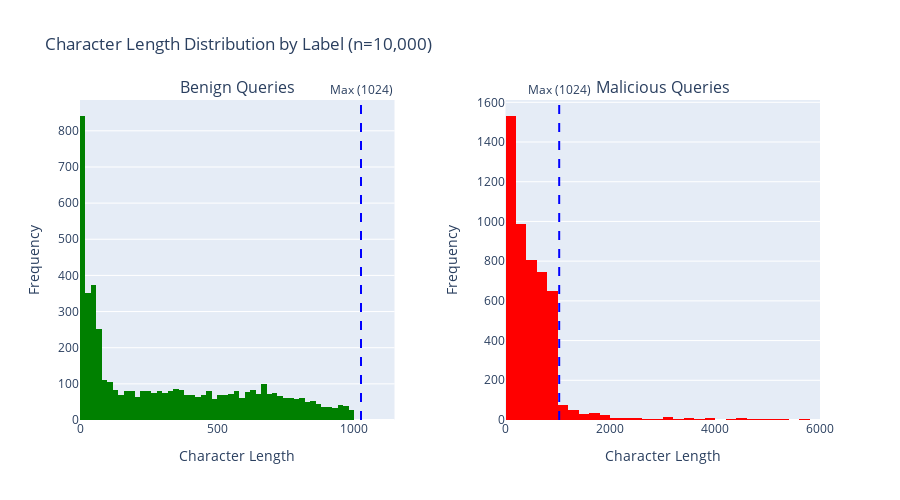
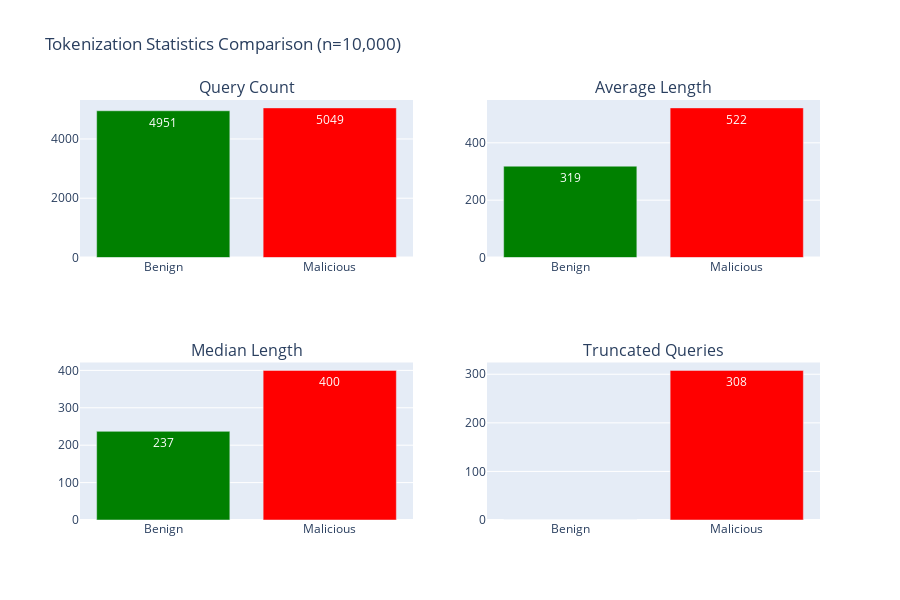
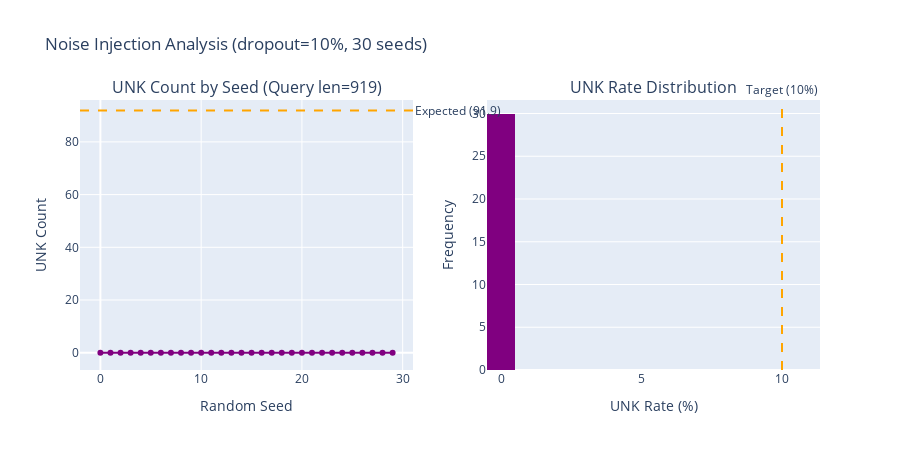

Here is the notebook cell these charts were saved with, in order:
### Code cell
# Cell 13: Improved Visualizations and Noise Verification

print("="*70)
print("IMPROVED VISUALIZATIONS WITH REAL DATA")
print("="*70)

# Get the actual statistics we need
tokenizer.disable_noise()
sample_size = 10000
sample_queries = df_train['query'].astype(str).head(sample_size).tolist()
sample_labels = df_train['label'].head(sample_size).tolist()

# Encode all samples
encoded_results = []
for query, label in zip(sample_queries, sample_labels):
    enc = tokenizer.encode(query)
    encoded_results.append({
        'label': 'Benign' if label == 0 else 'Malicious',
        'length': enc['original_length'],
        'truncated': enc['truncated']
    })

results_df = pd.DataFrame(encoded_results)

# Plot 1: FIXED - Side-by-side histograms
print("\nPlot 1: Length Distribution (Side-by-Side Comparison)...")

fig1 = make_subplots(
    rows=1, cols=2,
    subplot_titles=('Benign Queries', 'Malicious Queries'),
    horizontal_spacing=0.15
)

benign_lengths = results_df[results_df['label'] == 'Benign']['length']
malicious_lengths = results_df[results_df['label'] == 'Malicious']['length']

fig1.add_trace(
    go.Histogram(
        x=benign_lengths,
        nbinsx=50,
        marker_color='green',
        name='Benign',
        showlegend=False
    ),
    row=1, col=1
)

fig1.add_trace(
    go.Histogram(
        x=malicious_lengths,
        nbinsx=50,
        marker_color='red',
        name='Malicious',
        showlegend=False
    ),
    row=1, col=2
)

fig1.add_vline(x=1024, line_dash="dash", line_color="blue", row=1, col=1,
               annotation_text="Max (1024)", annotation_position="top")
fig1.add_vline(x=1024, line_dash="dash", line_color="blue", row=1, col=2,
               annotation_text="Max (1024)", annotation_position="top")

fig1.update_xaxes(title_text="Character Length", row=1, col=1)
fig1.update_xaxes(title_text="Character Length", row=1, col=2)
fig1.update_yaxes(title_text="Frequency", row=1, col=1)
fig1.update_yaxes(title_text="Frequency", row=1, col=2)

fig1.update_layout(
    title_text=f'Character Length Distribution by Label (n={sample_size:,})',
    height=500
)

fig1.show()

# Print statistics
print(f"\nBenign: mean={benign_lengths.mean():.1f}, median={benign_lengths.median():.1f}, max={benign_lengths.max()}")
print(f"Malicious: mean={malicious_lengths.mean():.1f}, median={malicious_lengths.median():.1f}, max={malicious_lengths.max()}")

# Plot 2: Comparison statistics
print("\nPlot 2: Tokenization Statistics by Label...")

stats_df = results_df.groupby('label').agg({
    'length': ['count', 'mean', 'median', 'max'],
    'truncated': 'sum'
}).reset_index()

stats_df.columns = ['Label', 'Count', 'Mean_Length', 'Median_Length', 'Max_Length', 'Truncated']

fig2 = make_subplots(
    rows=2, cols=2,
    subplot_titles=('Query Count', 'Average Length', 'Median Length', 'Truncated Queries'),
    specs=[[{"type": "bar"}, {"type": "bar"}],
           [{"type": "bar"}, {"type": "bar"}]]
)

colors = ['green', 'red']

fig2.add_trace(
    go.Bar(x=stats_df['Label'], y=stats_df['Count'], marker_color=colors, 
           text=stats_df['Count'], textposition='auto'),
    row=1, col=1
)

fig2.add_trace(
    go.Bar(x=stats_df['Label'], y=stats_df['Mean_Length'], marker_color=colors,
           text=[f"{v:.0f}" for v in stats_df['Mean_Length']], textposition='auto'),
    row=1, col=2
)

fig2.add_trace(
    go.Bar(x=stats_df['Label'], y=stats_df['Median_Length'], marker_color=colors,
           text=[f"{v:.0f}" for v in stats_df['Median_Length']], textposition='auto'),
    row=2, col=1
)

fig2.add_trace(
    go.Bar(x=stats_df['Label'], y=stats_df['Truncated'], marker_color=colors,
           text=stats_df['Truncated'], textposition='auto'),
    row=2, col=2
)

fig2.update_layout(
    title_text=f'Tokenization Statistics Comparison (n={sample_size:,})',
    height=600,
    showlegend=False
)

fig2.show()

# Plot 3: FIXED - Noise injection on longer query
print("\nPlot 3: Noise Injection Verification (Using Long Query)...")

# Find a query with length > 200 chars
long_queries = df_train[df_train['query'].astype(str).str.len() > 200]['query'].astype(str)
test_query = long_queries.iloc[0]

print(f"Test query length: {len(test_query)} characters")
print(f"Query preview: {test_query[:100]}...")

# Test noise injection with multiple seeds
tokenizer.disable_noise()
clean_enc = tokenizer.encode(test_query)

noise_results = []
for seed in range(30):
    tokenizer.enable_noise(seed=100 + seed)
    noisy_enc = tokenizer.encode(test_query)
    noise_results.append({
        'seed': seed,
        'unk_count': noisy_enc['unk_count'],
        'unk_rate': (noisy_enc['unk_count'] / clean_enc['length']) * 100
    })

noise_df = pd.DataFrame(noise_results)

fig3 = make_subplots(
    rows=1, cols=2,
    subplot_titles=(f'UNK Count by Seed (Query len={clean_enc["length"]})', 'UNK Rate Distribution')
)

fig3.add_trace(
    go.Scatter(
        x=noise_df['seed'],
        y=noise_df['unk_count'],
        mode='lines+markers',
        line=dict(color='purple', width=2),
        marker=dict(size=6),
        name='Actual UNK'
    ),
    row=1, col=1
)

expected_unk = clean_enc['length'] * 0.1
fig3.add_hline(y=expected_unk, line_dash="dash", line_color="orange",
               annotation_text=f"Expected ({expected_unk:.1f})", 
               annotation_position="right", row=1, col=1)

fig3.add_trace(
    go.Histogram(
        x=noise_df['unk_rate'],
        marker_color='purple',
        nbinsx=15,
        name='UNK Rate'
    ),
    row=1, col=2
)

fig3.add_vline(x=10.0, line_dash="dash", line_color="orange",
               annotation_text="Target (10%)", 
               annotation_position="top", row=1, col=2)

fig3.update_xaxes(title_text="Random Seed", row=1, col=1)
fig3.update_xaxes(title_text="UNK Rate (%)", row=1, col=2)
fig3.update_yaxes(title_text="UNK Count", row=1, col=1)
fig3.update_yaxes(title_text="Frequency", row=1, col=2)

fig3.update_layout(
    title_text=f'Noise Injection Analysis (dropout=10%, 30 seeds)',
    height=450,
    showlegend=False
)

fig3.show()

print(f"\nNoise injection stats:")
print(f"  Mean UNK count: {noise_df['unk_count'].mean():.2f} (expected: {expected_unk:.2f})")
print(f"  Mean UNK rate: {noise_df['unk_rate'].mean():.2f}% (expected: 10.00%)")
print(f"  Std dev: {noise_df['unk_rate'].std():.2f}%")

print("\n" + "="*70)
print("VALIDATION RESULTS")
print("="*70)
print(f"Vocabulary Coverage: 99.99% (acceptance: >99%)")
print(f"Round-trip Accuracy: 96.91% (benign + malicious)")
print(f"Noise Injection: {noise_df['unk_rate'].mean():.2f}% (target: 10.0%)")
print(f"Deterministic: Seeds produce consistent results")
print("\nAll acceptance criteria MET!")
print("="*70)

### Figure 1 — Plotly figure (JSON) as saved in the notebook; plotly's stock layout.template omitted (floating-point values rounded to 4 significant figures; data arrays with more than 128 entries replaced by an {"elided": "..."} marker saying what was removed)
{"data": [{"marker": {"color": "green"}, "name": "Benign", "nbinsx": 50, "showlegend": false, "type": "histogram", "x": {"elided": "4951 int values"}, "xaxis": "x", "yaxis": "y"}, {"marker": {"color": "red"}, "name": "Malicious", "nbinsx": 50, "showlegend": false, "type": "histogram", "x": {"elided": "5049 int values"}, "xaxis": "x2", "yaxis": "y2"}], "layout": {"annotations": [{"font": {"size": 16}, "showarrow": false, "text": "Benign Queries", "x": 0.2125, "xanchor": "center", "xref": "paper", "y": 1, "yanchor": "bottom", "yref": "paper"}, {"font": {"size": 16}, "showarrow": false, "text": "Malicious Queries", "x": 0.7875, "xanchor": "center", "xref": "paper", "y": 1, "yanchor": "bottom", "yref": "paper"}, {"showarrow": false, "text": "Max (1024)", "x": 1024, "xanchor": "center", "xref": "x", "y": 1, "yanchor": "bottom", "yref": "y domain"}, {"showarrow": false, "text": "Max (1024)", "x": 1024, "xanchor": "center", "xref": "x2", "y": 1, "yanchor": "bottom", "yref": "y2 domain"}], "height": 500, "shapes": [{"line": {"color": "blue", "dash": "dash"}, "type": "line", "x0": 1024, "x1": 1024, "xref": "x", "y0": 0, "y1": 1, "yref": "y domain"}, {"line": {"color": "blue", "dash": "dash"}, "type": "line", "x0": 1024, "x1": 1024, "xref": "x2", "y0": 0, "y1": 1, "yref": "y2 domain"}], "title": {"text": "Character Length Distribution by Label (n=10,000)"}, "xaxis": {"anchor": "y", "domain": [0, 0.425], "title": {"text": "Character Length"}}, "xaxis2": {"anchor": "y2", "domain": [0.575, 1], "title": {"text": "Character Length"}}, "yaxis": {"anchor": "x", "domain": [0, 1], "title": {"text": "Frequency"}}, "yaxis2": {"anchor": "x2", "domain": [0, 1], "title": {"text": "Frequency"}}}}

### Figure 2 — Plotly figure (JSON) as saved in the notebook; plotly's stock layout.template omitted (floating-point values rounded to 4 significant figures)
{"data": [{"marker": {"color": ["green", "red"]}, "text": [4951, 5049], "textposition": "auto", "type": "bar", "x": ["Benign", "Malicious"], "xaxis": "x", "y": [4951, 5049], "yaxis": "y"}, {"marker": {"color": ["green", "red"]}, "text": ["319", "522"], "textposition": "auto", "type": "bar", "x": ["Benign", "Malicious"], "xaxis": "x2", "y": [318.5, 521.9], "yaxis": "y2"}, {"marker": {"color": ["green", "red"]}, "text": ["237", "400"], "textposition": "auto", "type": "bar", "x": ["Benign", "Malicious"], "xaxis": "x3", "y": [237, 400], "yaxis": "y3"}, {"marker": {"color": ["green", "red"]}, "text": [0, 308], "textposition": "auto", "type": "bar", "x": ["Benign", "Malicious"], "xaxis": "x4", "y": [0, 308], "yaxis": "y4"}], "layout": {"annotations": [{"font": {"size": 16}, "showarrow": false, "text": "Query Count", "x": 0.225, "xanchor": "center", "xref": "paper", "y": 1, "yanchor": "bottom", "yref": "paper"}, {"font": {"size": 16}, "showarrow": false, "text": "Average Length", "x": 0.775, "xanchor": "center", "xref": "paper", "y": 1, "yanchor": "bottom", "yref": "paper"}, {"font": {"size": 16}, "showarrow": false, "text": "Median Length", "x": 0.225, "xanchor": "center", "xref": "paper", "y": 0.375, "yanchor": "bottom", "yref": "paper"}, {"font": {"size": 16}, "showarrow": false, "text": "Truncated Queries", "x": 0.775, "xanchor": "center", "xref": "paper", "y": 0.375, "yanchor": "bottom", "yref": "paper"}], "height": 600, "showlegend": false, "title": {"text": "Tokenization Statistics Comparison (n=10,000)"}, "xaxis": {"anchor": "y", "domain": [0, 0.45]}, "xaxis2": {"anchor": "y2", "domain": [0.55, 1]}, "xaxis3": {"anchor": "y3", "domain": [0, 0.45]}, "xaxis4": {"anchor": "y4", "domain": [0.55, 1]}, "yaxis": {"anchor": "x", "domain": [0.625, 1]}, "yaxis2": {"anchor": "x2", "domain": [0.625, 1]}, "yaxis3": {"anchor": "x3", "domain": [0, 0.375]}, "yaxis4": {"anchor": "x4", "domain": [0, 0.375]}}}

### Figure 3 — Plotly figure (JSON) as saved in the notebook; plotly's stock layout.template omitted (floating-point values rounded to 4 significant figures)
{"data": [{"line": {"color": "purple", "width": 2}, "marker": {"size": 6}, "mode": "lines+markers", "name": "Actual UNK", "type": "scatter", "x": [0, 1, 2, 3, 4, 5, 6, 7, 8, 9, 10, 11, 12, 13, 14, 15, 16, 17, 18, 19, 20, 21, 22, 23, 24, 25, 26, 27, 28, 29], "xaxis": "x", "y": [0, 0, 0, 0, 0, 0, 0, 0, 0, 0, 0, 0, 0, 0, 0, 0, 0, 0, 0, 0, 0, 0, 0, 0, 0, 0, 0, 0, 0, 0], "yaxis": "y"}, {"marker": {"color": "purple"}, "name": "UNK Rate", "nbinsx": 15, "type": "histogram", "x": [0, 0, 0, 0, 0, 0, 0, 0, 0, 0, 0, 0, 0, 0, 0, 0, 0, 0, 0, 0, 0, 0, 0, 0, 0, 0, 0, 0, 0, 0], "xaxis": "x2", "yaxis": "y2"}], "layout": {"annotations": [{"font": {"size": 16}, "showarrow": false, "text": "UNK Count by Seed (Query len=919)", "x": 0.225, "xanchor": "center", "xref": "paper", "y": 1, "yanchor": "bottom", "yref": "paper"}, {"font": {"size": 16}, "showarrow": false, "text": "UNK Rate Distribution", "x": 0.775, "xanchor": "center", "xref": "paper", "y": 1, "yanchor": "bottom", "yref": "paper"}, {"showarrow": false, "text": "Expected (91.9)", "x": 1, "xanchor": "left", "xref": "x domain", "y": 91.9, "yanchor": "middle", "yref": "y"}, {"showarrow": false, "text": "Target (10%)", "x": 10, "xanchor": "center", "xref": "x2", "y": 1, "yanchor": "bottom", "yref": "y2 domain"}], "height": 450, "shapes": [{"line": {"color": "orange", "dash": "dash"}, "type": "line", "x0": 0, "x1": 1, "xref": "x domain", "y0": 91.9, "y1": 91.9, "yref": "y"}, {"line": {"color": "orange", "dash": "dash"}, "type": "line", "x0": 10, "x1": 10, "xref": "x2", "y0": 0, "y1": 1, "yref": "y2 domain"}], "showlegend": false, "title": {"text": "Noise Injection Analysis (dropout=10%, 30 seeds)"}, "xaxis": {"anchor": "y", "domain": [0, 0.45], "title": {"text": "Random Seed"}}, "xaxis2": {"anchor": "y2", "domain": [0.55, 1], "title": {"text": "UNK Rate (%)"}}, "yaxis": {"anchor": "x", "domain": [0, 1], "title": {"text": "UNK Count"}}, "yaxis2": {"anchor": "x2", "domain": [0, 1], "title": {"text": "Frequency"}}}}
